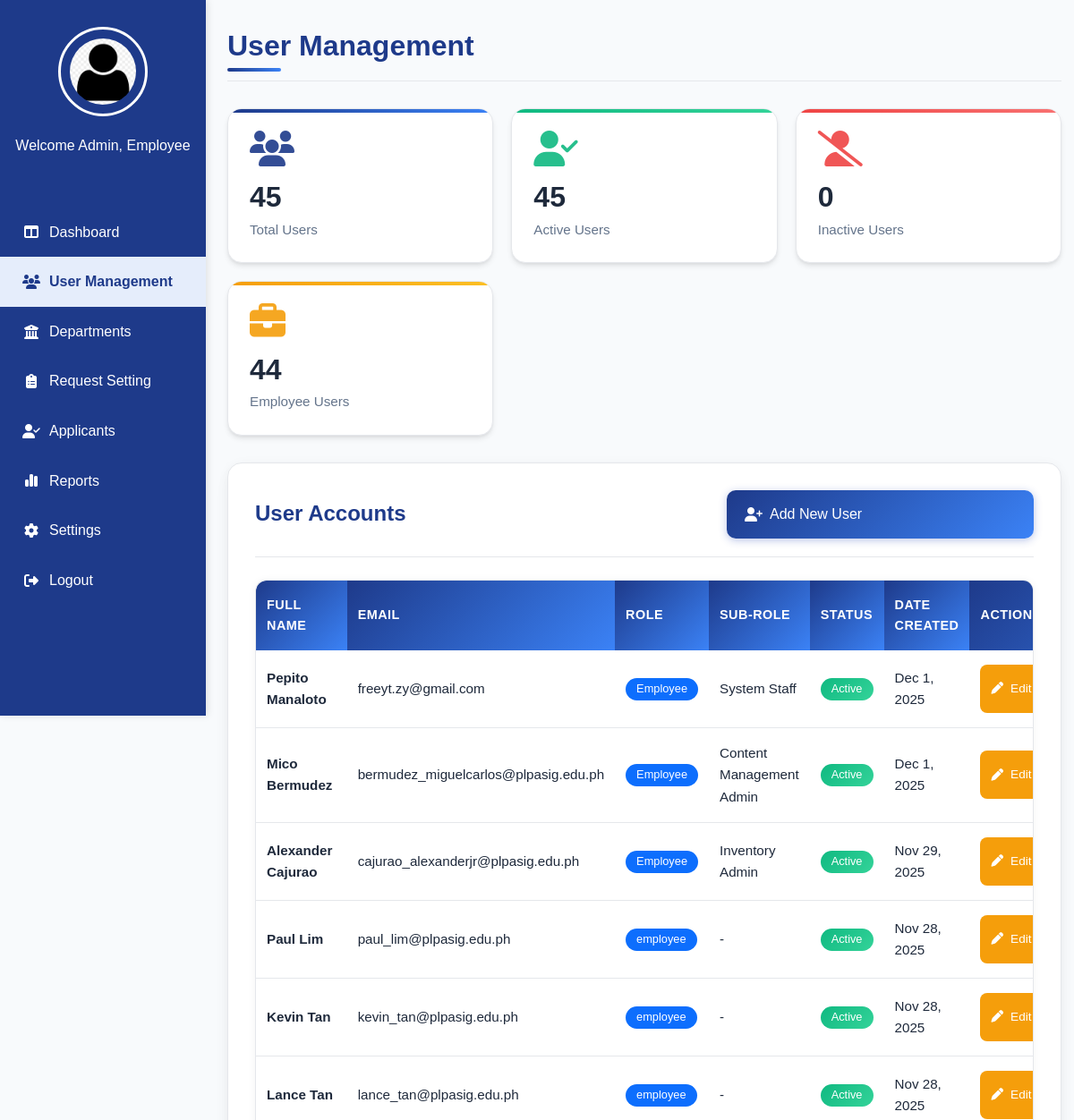
The app's page /Admin_UserManagement.php (upper part), older data.
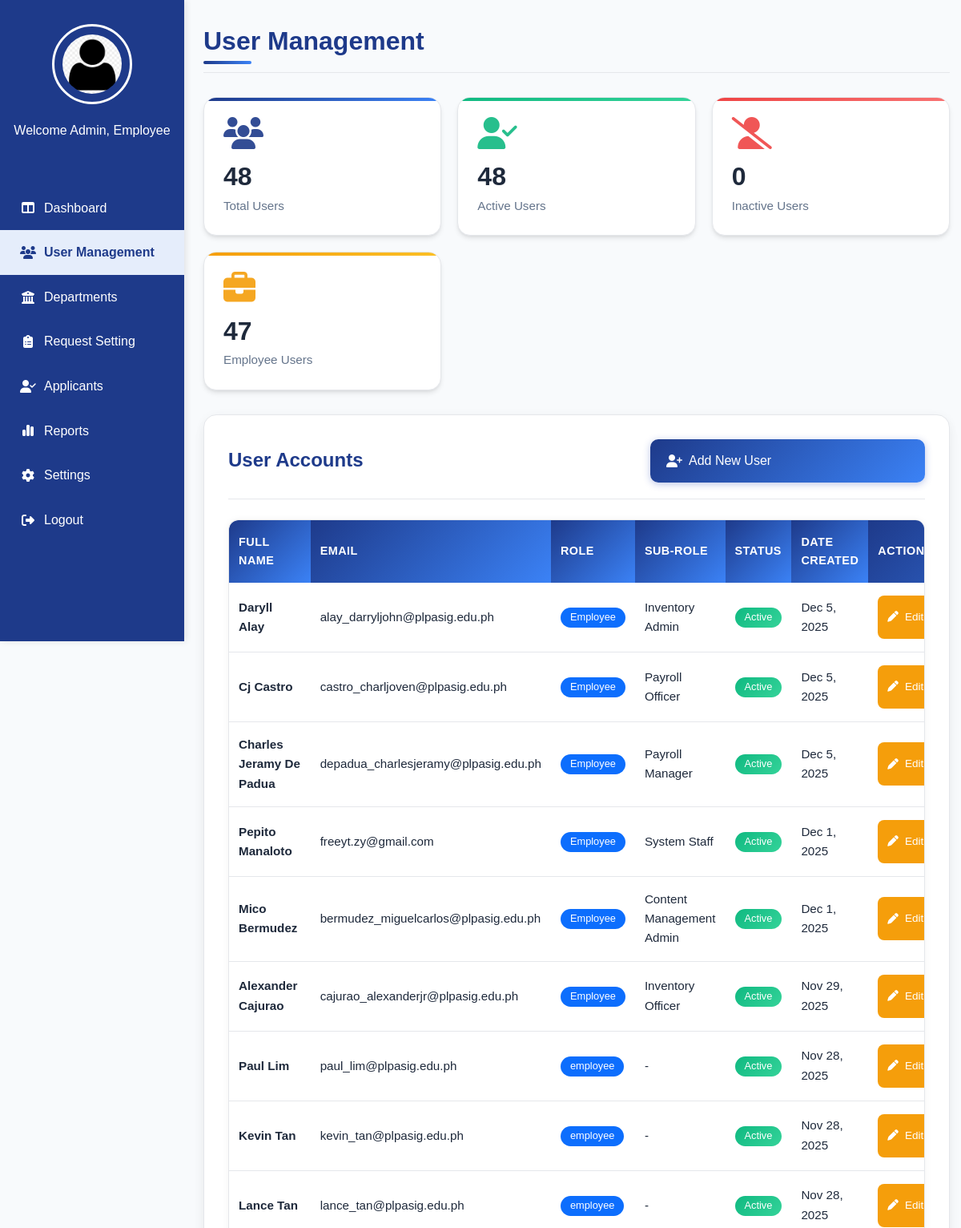
The same page, newer data.
### tables this page shows
CREATE TABLE `user` (
  `applicant_employee_id` varchar(100) DEFAULT NULL,
  `email` varchar(100) NOT NULL,
  `password` varchar(255) NOT NULL,
  `role` varchar(50) NOT NULL,
  `fullname` varchar(150) NOT NULL,
  `status` varchar(20) NOT NULL,
  `created_at` datetime NOT NULL,
  `profile_pic` varchar(255) DEFAULT NULL,
  `otp` varchar(6) NOT NULL,
  `otp_expiry` datetime DEFAULT NULL,
  `reset_required` tinyint(4) NOT NULL DEFAULT 0,
  `reset_token` varchar(255) NOT NULL,
  `token_expiry` varchar(255) NOT NULL,
  `sub_role` varchar(50) DEFAULT NULL
);

### Admin_UserManagement.php (the view, shortened to what this page needs)
<?php
require 'admin/db.connect.php';
$adminname = $_SESSION['fullname'] ?? "Human Resource (HR) Admin";
$employeeID = $_SESSION['applicant_employee_id'] ?? null;
if ($employeeID) {
    $stmt = $conn->prepare("SELECT profile_pic FROM employee WHERE empID = ?");
    $stmt->bind_param("s", $employeeID);
    $stmt->execute();
    $result = $stmt->get_result();
    if ($result->num_rows > 0) {
        $row = $result->fetch_assoc();
        $profile_picture = !empty($row['profile_pic'])
            ? "uploads/employees/" . $row['profile_pic']
            : "uploads/employees/default.png";
    } else {
        $profile_picture = "uploads/employees/default.png";
    }
} else {
    $adminname = $_SESSION['fullname'] ?? "Employee";
    $profile_picture = "uploads/employees/default.png";
}
$totalUsers = $conn->query("SELECT COUNT(*) as count FROM user")->fetch_assoc()['count'];
$activeUsers = $conn->query("SELECT COUNT(*) as count FROM user WHERE status = 'Active'")->fetch_assoc()['count'];
$inactiveUsers = $conn->query("SELECT COUNT(*) as count FROM user WHERE status = 'Inactive'")->fetch_assoc()['count'];
$employeeUsers = $conn->query("SELECT COUNT(*) as count FROM user WHERE role = 'Employee'")->fetch_assoc()['count'];
?>
<!DOCTYPE html>
<html lang="en">
<head>
<link rel="stylesheet" href="admin-sidebar.css">
<link href="https://cdn.jsdelivr.net/npm/bootstrap@5.3.3/dist/css/bootstrap.min.css" rel="stylesheet">
<link rel="stylesheet" href="https://cdnjs.cloudflare.com/ajax/libs/font-awesome/6.5.0/css/all.min.css">
</head>
<body>
    <div class="sidebar">
        <div class="sidebar-logo">
             <a href="Admin_Profile.php" class="sidebar_logo">
             <img src="<?php echo htmlspecialchars($profile_picture); ?>" alt="Profile" class="sidebar-profile-img">
             </a>
        </div>
        <div class="sidebar-name">
            <p><?php echo "Welcome Admin, $adminname"; ?></p>
        </div>
    <ul class="nav flex-column">
        <li><a href="Admin_Dashboard.php"><i class="fa-solid fa-table-columns"></i> Dashboard</a></li>
        <li class="active"><a href="Admin_UserManagement.php"><i class="fa-solid fa-users"></i> User Management</a></li>
        <li><a href="Admin_Departments.php"><i class="fa-solid fa-building-columns"></i> Departments</a></li>
        <li><a href="Admin_RequestSetting.php"><i class="fa-solid fa-clipboard-list"></i> Request Setting</a></li>
        <li><a href="Admin-Applicants.php"><i class="fa-solid fa-user-check"></i> Applicants</a></li>
        <li><a href="Admin_Reports.php"><i class="fa-solid fa-chart-simple"></i> Reports</a></li>
        <li><a href="Admin-Settings.php"><i class="fa-solid fa-gear"></i> Settings</a></li>
        <li><a href="Login.php"><i class="fa-solid fa-right-from-bracket"></i> Logout</a></li>
    </ul>
</div>
<main class="main-content">
    <div class="main-content-header">
        <h1>User Management</h1>
    </div>
    <div class="stats-container">
        <div class="stat-card total-users fade-in">
            <i class="fa-solid fa-users"></i>
            <h3><?php echo $totalUsers; ?></h3>
            <p>Total Users</p>
        </div>
        <div class="stat-card active-users fade-in">
            <i class="fa-solid fa-user-check"></i>
            <h3><?php echo $activeUsers; ?></h3>
            <p>Active Users</p>
        </div>
        <div class="stat-card inactive-users fade-in">
            <i class="fa-solid fa-user-slash"></i>
            <h3><?php echo $inactiveUsers; ?></h3>
            <p>Inactive Users</p>
        </div>
        <div class="stat-card employee-users fade-in">
            <i class="fa-solid fa-briefcase"></i>
            <h3><?php echo $employeeUsers; ?></h3>
            <p>Employee Users</p>
        </div>
    </div>
    <div class="content-card fade-in">
        <div class="content-header">
            <h3>User Accounts</h3>
            <button class="btn btn-primary" data-bs-toggle="modal" data-bs-target="#addUserModal">
                <i class="fa-solid fa-user-plus"></i> Add New User
            </button>
        </div>
        <div class="table-container">
            <div class="table-responsive">
                <table class="table table-hover align-middle">
                    <thead>
                        <tr>
                            <th>Full Name</th>
                            <th>Email</th>
                            <th>Role</th>
                            <th>Sub-role</th>
                            <th>Status</th>
                            <th>Date Created</th>
                            <th>Actions</th>
                        </tr>
                    </thead>
                    <tbody>
                    <?php
                    $query = $conn->query("SELECT u.*, e.department AS emp_department, e.position AS emp_position, e.type_name AS emp_type_name FROM user u LEFT JOIN employee e ON e.empID = u.applicant_employee_id ORDER BY u.created_at DESC");
                    while ($row = $query->fetch_assoc()) {
                        $statusBadge = ($row['status'] == 'Active') ? 'bg-success' : 'bg-danger';
                        $subRole = $row['sub_role'] ?: '-';
                        echo "
                        <tr class='fade-in'>
                            <td><strong>{$row['fullname']}</strong></td>
                            <td>{$row['email']}</td>
                            <td><span class='badge bg-primary'>{$row['role']}</span></td>
                            <td>{$subRole}</td>
                            <td><span class='badge $statusBadge'>{$row['status']}</span></td>
                            <td>" . date('M j, Y', strtotime($row['created_at'])) . "</td>
                            <td>
                                <div class='action-buttons'>
                                    <button class='btn btn-sm btn-warning editBtn'
                                        data-fullname='{$row['fullname']}'
                                        data-email='{$row['email']}'
                                        data-role='{$row['role']}'
                                        data-subrole='{$row['sub_role']}'
                                        data-status='{$row['status']}'
                                        data-departmentname='{$row['emp_department']}'
                                        data-employmenttypename='{$row['emp_type_name']}'
                                        data-empid='{$row['applicant_employee_id']}'
                                        title='Edit User'>
                                        <i class='fa-solid fa-pen'></i> Edit
                                    </button>
                                </div>
                            </td>
                        </tr>";
                    }
                    ?>
                    </tbody>
                </table>
            </div>
        </div>
    </div>
</main>
</body>
</html>

### admin-sidebar.css (style rules this page uses)
* { margin: 0; padding: 0; box-sizing: border-box; }
body { font-family: "Poppins", "Roboto", sans-serif; }
img { height: 75px; width: 75px; padding: 10px; border-radius: 50%; }
.main-content { display: flex; justify-content: center; }
button { font-family: "Roboto", sans-serif; background-color: #2563EB; border: none; border-radius: 20px; width: 343px; height: 54px; color: #CEE3F5; font-size: 16px; margin: 20px 10px; cursor: pointer; transition: 0.3s; }
.main-content, .login-button, .forgot-password, .show-password { display: flex; justify-content: center; }
.sidebar { width: 230px; background-color: #1E3A8A; height: 100vh; display: flex; flex-direction: column; align-items: center; padding-top: 30px; position: fixed; left: 0; top: 0; box-shadow: 2px 0 8px rgba(0, 0, 0, 0.1); overflow-y: auto; scrollbar-width: thin; scrollbar-color: #e5edfb transparent; }
.nav { margin-top: 40px; list-style: none; width: 100%; padding: 0; }
.nav li { width: 100%; }
.nav li a { color: #ffffff; text-decoration: none; display: flex; align-items: center; gap: 10px; padding: 15px 25px; font-weight: 500; transition: all 0.3s ease; width: 100%; box-sizing: border-box; }
.nav li a:hover, .nav li.active a { background-color: #e5edfb; color: #1E3A8A; font-weight: 600; }
.nav i { width: 20px; text-align: center; }
.sidebar-logo { display: flex; flex-direction: column; align-items: center; gap: 10px; margin-bottom: 20px; }
.sidebar-logo img { width: 100px; height: 100px; border-radius: 50%; border: 3px solid white; cursor: pointer; transition: transform 0.3s ease; }
.sidebar-name p { color: white; text-align: center; font-weight: 500; }
:root { --primary:#1E3A8A; --primary-600:#2563EB; --bg:#F5F8FF; --text:#111827; --muted:#4b5563; --radius:12px; --shadow:0 10px 25px rgba(15,23,42,.08); --space-1:4px; --space-2:8px; --space-3:12px; --space-4:16px; --space-5:24px; --space-6:32px; --space-7:40px; }
.main-content { margin-left:230px !important; padding: var(--space-6) var(--space-5) !important; min-height:100vh; display:block; }
.main-content-header h1 { color: var(--primary); font-weight:700; margin-bottom: var(--space-6); }
.table { border-collapse: collapse; border-radius: var(--radius); overflow: hidden; }
.table th, .table td { padding: var(--space-4) var(--space-5); vertical-align: middle; }
.table thead { background-color: #e5edfb; }
.btn { border-radius: 10px; padding: 10px 16px; }
.btn-primary { background-color: var(--primary); border-color: var(--primary); }
.badge { border-radius:999px; padding:6px 10px; }

Row changes from the older to the newer data that the page shows:
added user: fullname "Daryll Alay", email "alay_darryljohn@plpasig.edu.ph", role "Employee", sub_role "Inventory Admin", status "Active", created_at "Dec 5, 2025"
added user: fullname "Cj Castro", email "castro_charljoven@plpasig.edu.ph", role "Employee", sub_role "Payroll Officer", status "Active", created_at "Dec 5, 2025"
added user: fullname "Charles Jeramy De Padua", email "depadua_charlesjeramy@plpasig.edu.ph", role "Employee", sub_role "Payroll Manager", status "Active", created_at "Dec 5, 2025"
changed user "Alexander Cajurao": sub_role "Inventory Admin" → "Inventory Officer"
Text that changed along with them:
$totalUsers: "45" → "48"
$activeUsers: "45" → "48"
$employeeUsers: "44" → "47"
